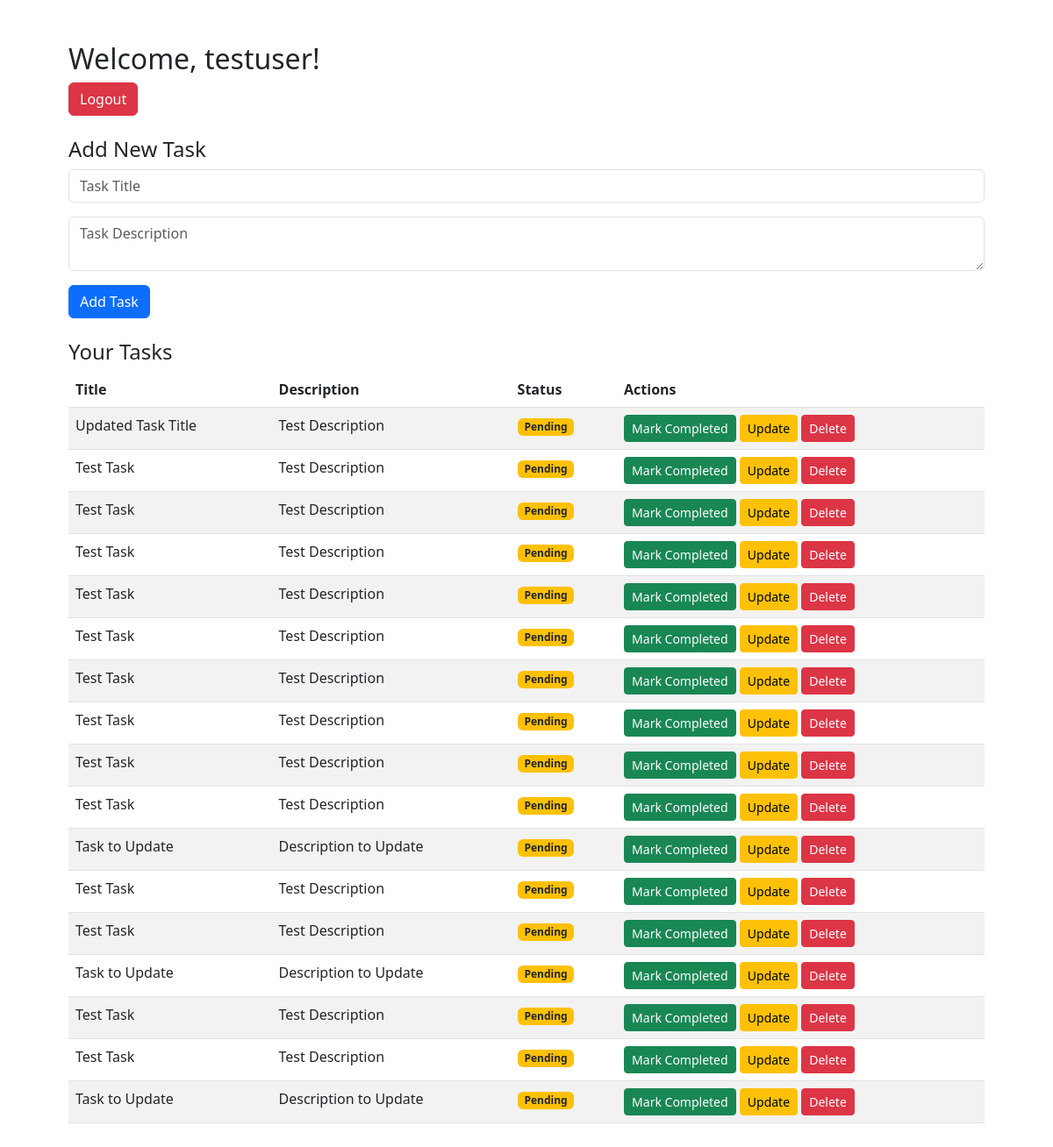
Page /dashboard (signed in) on the committed database.
### app.py (models this page shows)
class User(db.Model):
    id = db.Column(db.Integer, primary_key=True)
    username = db.Column(db.String(100), unique=True, nullable=False)
    password = db.Column(db.String(100), nullable=False)
    tasks = db.relationship('Task', backref='user', lazy=True)

class Task(db.Model):
    id = db.Column(db.Integer, primary_key=True)
    title = db.Column(db.String(150), nullable=False)
    description = db.Column(db.String(500))
    is_completed = db.Column(db.Boolean, default=False)
    user_id = db.Column(db.Integer, db.ForeignKey('user.id'), nullable=False)

### app.py (the view, shortened to what this page needs)
@app.route('/dashboard', methods=['GET', 'POST'])
def dashboard():
    if 'user_id' not in session:
        return redirect('/login')
    user = User.query.get(session['user_id'])
    tasks = Task.query.filter_by(user_id=user.id).all()
    return render_template('dashboard.html', user=user, tasks=tasks)

### templates/dashboard.html (shortened to what this page needs)
<!DOCTYPE html>
<html lang="en">
<head>
    <link href="https://cdn.jsdelivr.net/npm/bootstrap@5.3.0/dist/css/bootstrap.min.css" rel="stylesheet">
</head>
<body class="container p-5">
    <h2>Welcome, {{ user.username }}!</h2>
    <a href="/logout" class="btn btn-danger mb-4">Logout</a>
    <h4>Add New Task</h4>
    <form method="POST" class="mb-4">
        <div class="mb-3">
            <input type="text" name="title" class="form-control" placeholder="Task Title" required>
        </div>
        <div class="mb-3">
            <textarea name="description" class="form-control" placeholder="Task Description"></textarea>
        </div>
        <button type="submit" class="btn btn-primary">Add Task</button>
    </form>
    <h4>Your Tasks</h4>
    <table class="table table-striped">
        <thead>
            <tr>
                <th>Title</th>
                <th>Description</th>
                <th>Status</th>
                <th>Actions</th>
            </tr>
        </thead>
        <tbody>
            {% for task in tasks %}
            <tr>
                <td>{{ task.title }}</td>
                <td>{{ task.description }}</td>
                <td>
                    {% if task.is_completed %}
                        <span class="badge bg-success">Completed</span>
                    {% else %}
                        <span class="badge bg-warning text-dark">Pending</span>
                    {% endif %}
                </td>
                <td>
                    {% if not task.is_completed %}
                        <a href="/complete_task/{{ task.id }}" class="btn btn-success btn-sm">Mark Completed</a>
                    {% endif %}
                    <a href="/update_task/{{ task.id }}" class="btn btn-warning btn-sm">Update</a>
                    <a href="/delete_task/{{ task.id }}" class="btn btn-danger btn-sm">Delete</a>
                </td>
            </tr>
            {% endfor %}
        </tbody>
    </table>
</body>
</html>

### rows in the picture
User: username "testuser"
Task: title "Updated Task Title", description "Test Description", is_completed "Pending"
Task: title "Test Task", description "Test Description", is_completed "Pending"
Task: title "Test Task", description "Test Description", is_completed "Pending"
Task: title "Test Task", description "Test Description", is_completed "Pending"
Task: title "Test Task", description "Test Description", is_completed "Pending"
Task: title "Test Task", description "Test Description", is_completed "Pending"
Task: title "Test Task", description "Test Description", is_completed "Pending"
Task: title "Test Task", description "Test Description", is_completed "Pending"
Task: title "Test Task", description "Test Description", is_completed "Pending"
Task: title "Test Task", description "Test Description", is_completed "Pending"
Task: title "Task to Update", description "Description to Update", is_completed "Pending"
Task: title "Test Task", description "Test Description", is_completed "Pending"
Task: title "Test Task", description "Test Description", is_completed "Pending"
Task: title "Task to Update", description "Description to Update", is_completed "Pending"
Task: title "Test Task", description "Test Description", is_completed "Pending"
Task: title "Test Task", description "Test Description", is_completed "Pending"
Task: title "Task to Update", description "Description to Update", is_completed "Pending"
